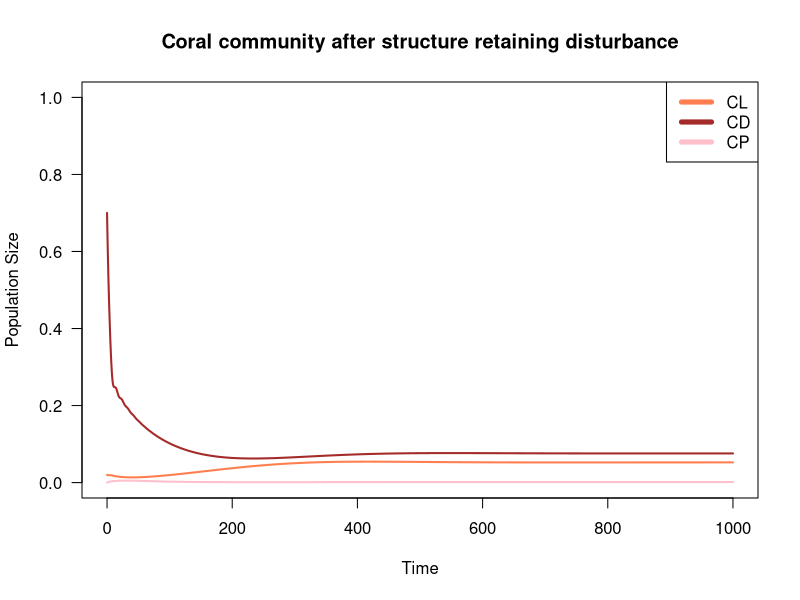
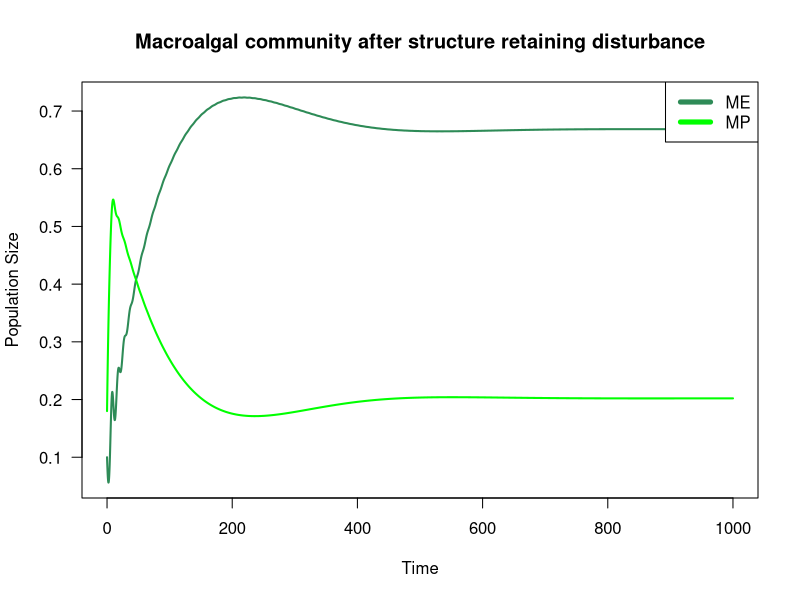
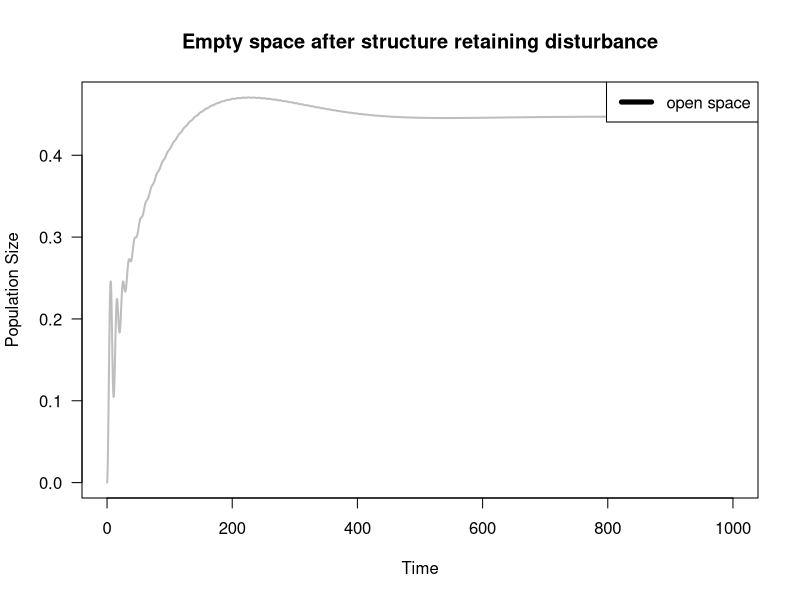
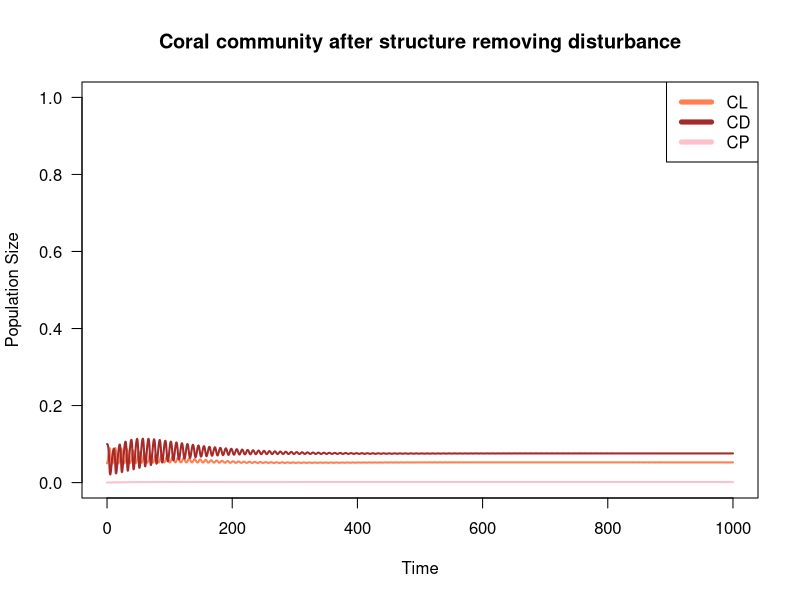
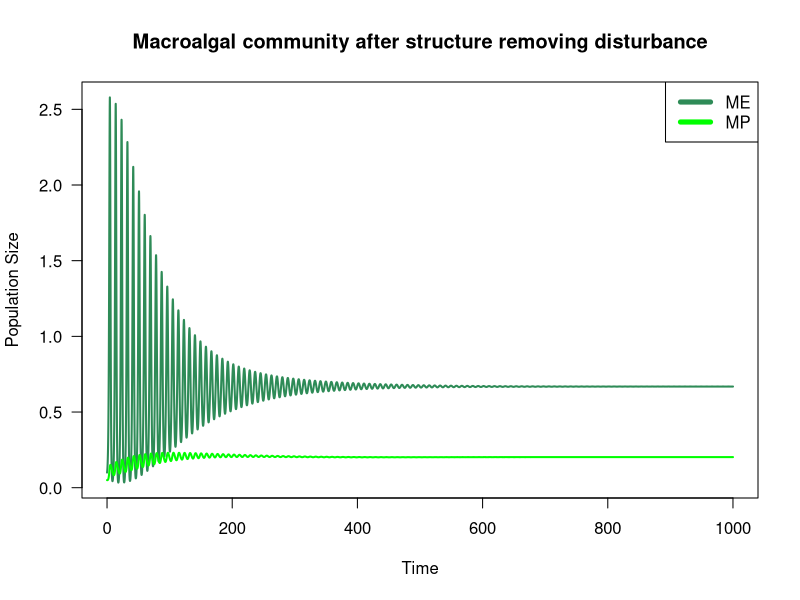
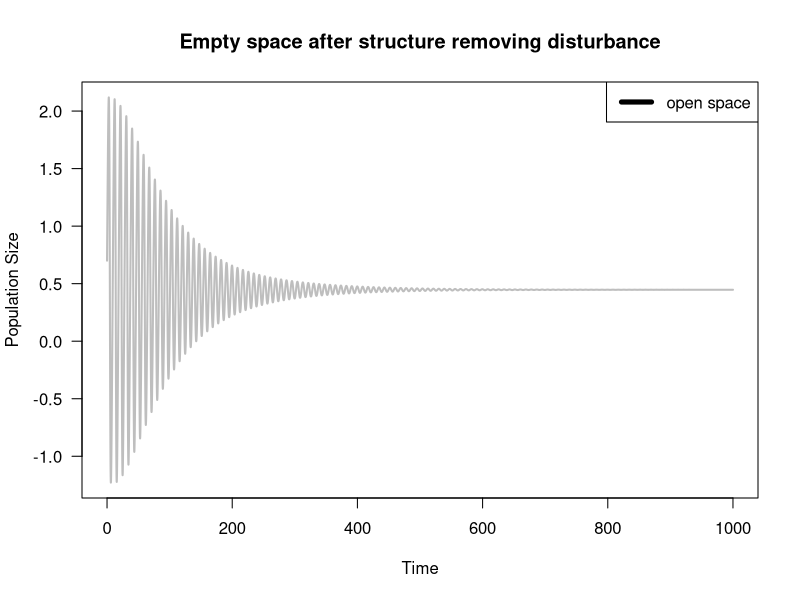
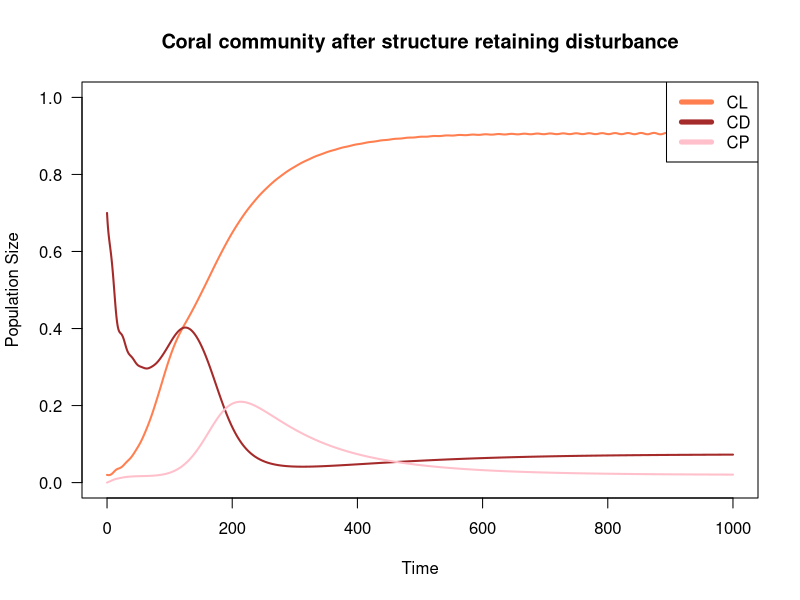
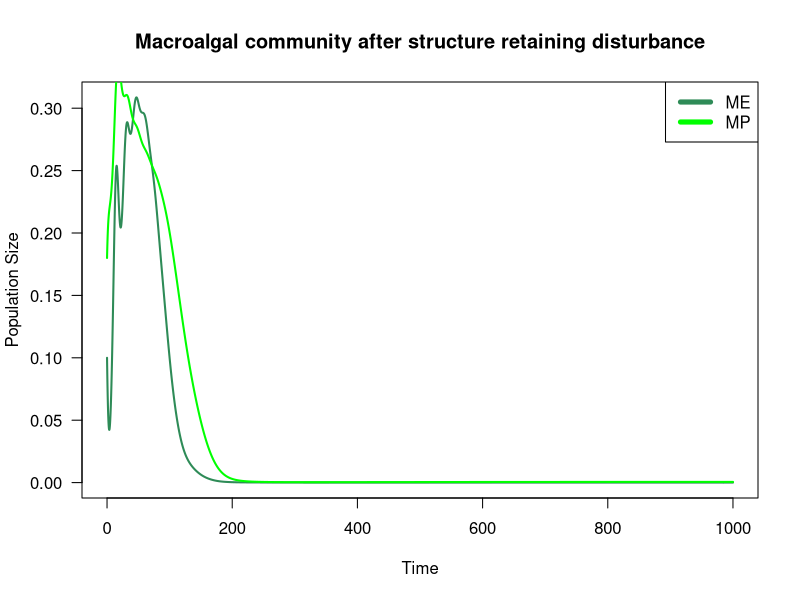

Generate these figures, in order, with R:
## ---- chunk 1
knitr::opts_chunk$set(echo = TRUE)
## ---- chunk 2
library(vegan)
## ---- chunk 3
#VARIABLES
#CL  #live coral on open substrate
#CD  #dead coral
#CP #Live coral on dead coral
#ME #Exposed macroalgae
#MP #Protected macroalgae
#S #Empty space; colonizable by coral or macroalgae

#PARAMETERS (change in proportional cover/year)
gc <- 0.1 #growth rate of coral
gm <- 0.6 #growth rate of macroalgae
gmc <- 0.06 #Overgrowth rate of macroalgae onto live coral
dc <- 0.001 #Death rate of coral
dm <- 0.05 #Senescence rate of macroalgae
e <- 0.01 #Erosion rate of dead coral
gammaC <- 0.001 #Open settlement rate of coral
settlement <- 1 #Multiplier for rate of coral settlement onto dead coral
gammaM <- 0.001 #Open settlement rate of macroalgae
h <- 0.3 #Ambient herbivory rate
p <- 0.5 #Algal protection; degree to which ambient herbivory is reduced for protected macroalgae

## ---- chunk 4
#change in proportional live coral on the reef over time (dCL/dt)
#equation_1 <- gc*CL*S + gammaC*S - gmc*CL*(ME+MP) - dc*CL 
## ---- chunk 5

#dCD/dt
#equation_2 <- dc*(CL+CP)+ MP*(h*(1-p)+dm)- gc*CP*CD-S*gammaC*CD-gm*CD*(ME+MP) - gammaM*CD- e*CD

## ---- chunk 6
#change in proportional cover of live coral growing on dead coral over time (dCP/dt)
#dCP/dt = GC* CP*CD + s*gammaC*CD - gmc*CP*(ME+MP) - dc*CP - e*CP
#equation_3 <- gc*CP*CD + settlement*gammaC*CD - gmc*CP*(ME + MP) - dc*CP - e*CP

## ---- chunk 7
#dME/dt= gm*ME*S + gammaM*S - ME(h+dm)
#equation_4 <- gm*ME*S + gammaM*S - ME*(h+dm)
## ---- chunk 8
#dMP/dt = gm*MP*CD +gm*ME*CD + gmc*CL(ME+MP) +gmc*CP*(ME+MP) + gammaM*CD - MP(h(1-p) +dm + e)
#equation_5 <- gm*MP*CD +gm*ME*CD + gmc*CL*(ME+MP) +gmc*CP*(ME+MP) + gammaM*CD - MP*(h*(1-p) +dm + e)
## ---- chunk 9
#S = 1 - CL - CD - CP - ME - MP
#equation_6 <- 1 - CL - CD - CP - ME - MP
## ---- chunk 10
#VARIABLES
#CL  #live coral on open substrate
#CD  #dead coral
#CP #Live coral on dead coral
#ME #Exposed macroalgae
#MP #Protected macroalgae
#S #Empty space; colonizable by coral or macroalgae

#PARAMETERS (change in proportional cover/year)
gc <- 0.1 #growth rate of coral
gm <- 0.6 #growth rate of macroalgae
gmc <- 0.06 #Overgrowth rate of macroalgae onto live coral
dc <- 0.001 #Death rate of coral
dm <- 0.05 #Senescence rate of macroalgae
e <- 0.01 #Erosion rate of dead coral
gammaC <- 0.001 #Open settlement rate of coral
settlement <- 1 #Multiplier for rate of coral settlement onto dead coral
gammaM <- 0.001 #Open settlement rate of macroalgae
h <- 0.3 #Ambient herbivory rate
p <- 0.5 #Algal protection; degree to which ambient herbivory is reduced for protected macroalgae
## ---- chunk 11
# create a vector of timesteps
tset1 <- seq(from = 0, to = 1000, length.out = 10005)

# create holding vectors and fill initial conditions - inital conditions represent proportional cover of the benthos
CL.simu1 <- NaN*tset1; CL.simu1[1] <- 0.02  #live coral
CD.simu1 <- NaN*tset1; CD.simu1[1] <- 0.7 #dead coral
CP.simu1 <- NaN*tset1; CP.simu1[1] <- 0 #live coral on dead coral
ME.simu1 <- NaN*tset1; ME.simu1[1] <- 0.1 #exposed macroalgae
MP.simu1 <- NaN*tset1; MP.simu1[1] <- 0.18 #protected macroalgae
S.simu1 <- NaN*tset1; S.simu1[1] <- 0 #empty space, not sure what to put here

# for each timestep
for(i in 2:length(tset1)){
  # calculate change in time
	dt <- tset1[i]-tset1[i-1]
	
	# store placeholder variables
	CL <- CL.simu1[i-1]
	CD <- CD.simu1[i-1]
	CP <- CP.simu1[i-1]
	ME <- ME.simu1[i-1]
	MP <- MP.simu1[i-1]
   S <- S.simu1[i-1]
	
	# calculate change in resource level and population size 
	dCL <- (gc*CL*S + gammaC*S - gmc*CL*(ME+MP) - dc*CL)*dt #equation 1
	dCD <- (dc*(CL+CP)+ MP*(h*(1-p)+dm) - gc*CP*CD - settlement*gammaC*CD - gm*CD*(ME+MP) - gammaM*CD - e*CD)*dt #equation 2
	dCP <- (gc*CP*CD + settlement*gammaC*CD - gmc*CP*(ME + MP) - dc*CP - e*CP)*dt #equation 3
	dME <- (gm*ME*S + gm*MP*S + gammaM*S - ME*(h+dm))*dt #equation 4
	dMP <- (gm*MP*CD + gm*ME*CD + gmc*CL*(ME+MP) + gmc*CP*(ME+MP) + gammaM*CD - MP*(h*(1-p) + dm + e))*dt #equation 5
   dS <- (1 - CL - CD - CP - ME - MP)*dt #can i do that??? #equation 6
	
	# calculate total size
	CL.simu1[i] <- CL + dCL
	CD.simu1[i] <- CD + dCD
	CP.simu1[i] <- CP + dCP
	ME.simu1[i] <- ME + dME
	MP.simu1[i] <- MP + dMP
	S.simu1[i] <- S + dS
}

#check loop worked
head(CL.simu1)
tail(MP.simu1)

## ---- chunk 12
#plot
# store colors for variables
CLcol <- 'coral'
CDcol <- 'brown'
CPcol <- 'pink'
MEcol <- 'seagreen'
MPcol <- 'green'
Scol <- 'gray'

# plot coral as a function of time
plot(x = tset1, y = CL.simu1,
     type = 'l', las = 1, lwd = 2, col = CLcol,
     ylim = c(0, 1),
     xlab = 'Time', ylab = 'Population Size',
     main = "Coral community after structure retaining disturbance")
 lines(x = tset1, y = CD.simu1,
      lwd = 2, col = CDcol)
 lines(x = tset1, y = CP.simu1,
      lwd = 2, col = CPcol )
 legend(x = 'topright', legend = c('CL', 'CD', 'CP'), lwd = 5, col = c(CLcol, CDcol, CPcol))

# plot population macroalgae as a function of time
plot(x = tset1, y = ME.simu1,
     type = 'l', las = 1, lwd = 2, col = MEcol,
     xlab = 'Time', ylab = 'Population Size',
     main = "Macroalgal community after structure retaining disturbance")
lines(x = tset1, y = MP.simu1,
      lwd = 2, col = MPcol)
legend(x = 'topright', legend = c('ME', 'MP'), lwd = 5, col = c(MEcol, MPcol))

# plot open space as a function of time
plot(x = tset1, y = S.simu1,
     type = 'l', las = 1, lwd = 2, col = "grey",
     xlab = 'Time', ylab = 'Population Size',
     main = "Empty space after structure retaining disturbance")
legend(x = 'topright', legend = c('open space'), lwd = 5)
## ---- chunk 13
# create a vector of timesteps
tset1 <- seq(from = 0, to = 1000, length.out = 10005)

# create holding vectors and fill initial conditions - inital conditions represent proportional cover of the benthos
CL.simu2 <- NaN*tset1; CL.simu2[1] <- 0.05  #live coral
CD.simu2 <- NaN*tset1; CD.simu2[1] <- 0.1 #dead coral
CP.simu2 <- NaN*tset1; CP.simu2[1] <- 0 #live coral on dead coral
ME.simu2 <- NaN*tset1; ME.simu2[1] <- 0.1 #exposed macroalgae
MP.simu2 <- NaN*tset1; MP.simu2[1] <- 0.05 #protected macroalgae
S.simu2 <- NaN*tset1; S.simu2[1] <- 0.7 #empty space, not sure what to put here

# for each timestep
for(i in 2:length(tset1)){
  # calculate change in time
	dt <- tset1[i]-tset1[i-1]
	
	# store placeholder variables
	CL <- CL.simu2[i-1]
	CD <- CD.simu2[i-1]
	CP <- CP.simu2[i-1]
	ME <- ME.simu2[i-1]
	MP <- MP.simu2[i-1]
   S <- S.simu2[i-1]
	
	# calculate change in resource level and population size 
	dCL <- (gc*CL*S + gammaC*S - gmc*CL*(ME+MP) - dc*CL)*dt #equation 1
	dCD <- (dc*(CL+CP)+ MP*(h*(1-p)+dm) - gc*CP*CD - settlement*gammaC*CD - gm*CD*(ME+MP) - gammaM*CD - e*CD)*dt #equation 2
	dCP <- (gc*CP*CD + settlement*gammaC*CD - gmc*CP*(ME + MP) - dc*CP - e*CP)*dt #equation 3
	dME <- (gm*ME*S + gm*MP*S + gammaM*S - ME*(h+dm))*dt #equation 4
	dMP <- (gm*MP*CD + gm*ME*CD + gmc*CL*(ME+MP) + gmc*CP*(ME+MP) + gammaM*CD - MP*(h*(1-p) + dm + e))*dt #equation 5
   dS <- (1 - CL - CD - CP - ME - MP)*dt #can i do that??? #equation 6
	
	# calculate total size
	CL.simu2[i] <- CL + dCL
	CD.simu2[i] <- CD + dCD
	CP.simu2[i] <- CP + dCP
	ME.simu2[i] <- ME + dME
	MP.simu2[i] <- MP + dMP
	S.simu2[i] <- S + dS
}

#check loop worked
head(CL.simu2)
tail(MP.simu2)

## ---- chunk 14
#plot
# store colors for variables
CLcol <- 'coral'
CDcol <- 'brown'
CPcol <- 'pink'
MEcol <- 'seagreen'
MPcol <- 'green'
Scol <- 'gray'

# plot coral as a function of time
plot(x = tset1, y = CL.simu2,
     type = 'l', las = 1, lwd = 2, col = CLcol,
     ylim = c(0, 1),
     xlab = 'Time', ylab = 'Population Size',
     main = "Coral community after structure removing disturbance")
 lines(x = tset1, y = CD.simu2,
      lwd = 2, col = CDcol)
 lines(x = tset1, y = CP.simu2,
      lwd = 2, col = CPcol )
 legend(x = 'topright', legend = c('CL', 'CD', 'CP'), lwd = 5, col = c(CLcol, CDcol, CPcol))

# plot population macroalgae as a function of time
plot(x = tset1, y = ME.simu2,
     type = 'l', las = 1, lwd = 2, col = MEcol,
     xlab = 'Time', ylab = 'Population Size',
     main = "Macroalgal community after structure removing disturbance")
lines(x = tset1, y = MP.simu2,
      lwd = 2, col = MPcol)
legend(x = 'topright', legend = c('ME', 'MP'), lwd = 5, col = c(MEcol, MPcol))

# plot open space as a function of time
plot(x = tset1, y = S.simu2,
     type = 'l', las = 1, lwd = 2, col = "grey",
     xlab = 'Time', ylab = 'Population Size',
     main = "Empty space after structure removing disturbance")
legend(x = 'topright', legend = c('open space'), lwd = 5)
## ---- chunk 15
#VARIABLES
#CL  #live coral on open substrate
#CD  #dead coral
#CP #Live coral on dead coral
#ME #Exposed macroalgae
#MP #Protected macroalgae
#S #Empty space; colonizable by coral or macroalgae

#PARAMETERS (change in proportional cover/year)
gc <- 0.1 #growth rate of coral
gm <- 0.3 #growth rate of macroalgae
gmc <- 0.06 #Overgrowth rate of macroalgae onto live coral
dc <- 0.001 #Death rate of coral
dm <- 0.05 #Senescence rate of macroalgae
e <- 0.01 #Erosion rate of dead coral
gammaC <- 0.001 #Open settlement rate of coral
settlement <- 1 #Multiplier for rate of coral settlement onto dead coral
gammaM <- 0.001 #Open settlement rate of macroalgae
h <- 0.3 #Ambient herbivory rate
p <- 0.5 #Algal protection; degree to which ambient herbivory is reduced for protected macroalgae
## ---- chunk 16
# create a vector of timesteps
tset1 <- seq(from = 0, to = 1000, length.out = 10005)

# create holding vectors and fill initial conditions - inital conditions represent proportional cover of the benthos
CL.simu3 <- NaN*tset1; CL.simu3[1] <- 0.02  #live coral
CD.simu3 <- NaN*tset1; CD.simu3[1] <- 0.7 #dead coral
CP.simu3 <- NaN*tset1; CP.simu3[1] <- 0 #live coral on dead coral
ME.simu3 <- NaN*tset1; ME.simu3[1] <- 0.1 #exposed macroalgae
MP.simu3 <- NaN*tset1; MP.simu3[1] <- 0.18 #protected macroalgae
S.simu3 <- NaN*tset1; S.simu3[1] <- 0 #empty space, not sure what to put here

# for each timestep
for(i in 2:length(tset1)){
  # calculate change in time
	dt <- tset1[i]-tset1[i-1]
	
	# store placeholder variables
	CL <- CL.simu3[i-1]
	CD <- CD.simu3[i-1]
	CP <- CP.simu3[i-1]
	ME <- ME.simu3[i-1]
	MP <- MP.simu3[i-1]
   S <- S.simu3[i-1]
	
	# calculate change in resource level and population size 
	dCL <- (gc*CL*S + gammaC*S - gmc*CL*(ME+MP) - dc*CL)*dt #equation 1
	dCD <- (dc*(CL+CP)+ MP*(h*(1-p)+dm) - gc*CP*CD - settlement*gammaC*CD - gm*CD*(ME+MP) - gammaM*CD - e*CD)*dt #equation 2
	dCP <- (gc*CP*CD + settlement*gammaC*CD - gmc*CP*(ME + MP) - dc*CP - e*CP)*dt #equation 3
	dME <- (gm*ME*S + gm*MP*S + gammaM*S - ME*(h+dm))*dt #equation 4
	dMP <- (gm*MP*CD + gm*ME*CD + gmc*CL*(ME+MP) + gmc*CP*(ME+MP) + gammaM*CD - MP*(h*(1-p) + dm + e))*dt #equation 5
   dS <- (1 - CL - CD - CP - ME - MP)*dt #can i do that??? #equation 6
	
	# calculate total size
	CL.simu3[i] <- CL + dCL
	CD.simu3[i] <- CD + dCD
	CP.simu3[i] <- CP + dCP
	ME.simu3[i] <- ME + dME
	MP.simu3[i] <- MP + dMP
	S.simu3[i] <- S + dS
}

#check loop worked
head(CL.simu3)
tail(MP.simu3)

## ---- chunk 17
#plot
# store colors for variables
CLcol <- 'coral'
CDcol <- 'brown'
CPcol <- 'pink'
MEcol <- 'seagreen'
MPcol <- 'green'
Scol <- 'gray'

# plot coral as a function of time
plot(x = tset1, y = CL.simu3,
     type = 'l', las = 1, lwd = 2, col = CLcol,
     ylim = c(0, 1),
     xlab = 'Time', ylab = 'Population Size',
     main = "Coral community after structure retaining disturbance")
 lines(x = tset1, y = CD.simu3,
      lwd = 2, col = CDcol)
 lines(x = tset1, y = CP.simu3,
      lwd = 2, col = CPcol )
 legend(x = 'topright', legend = c('CL', 'CD', 'CP'), lwd = 5, col = c(CLcol, CDcol, CPcol))

# plot population macroalgae as a function of time
plot(x = tset1, y = ME.simu3,
     type = 'l', las = 1, lwd = 2, col = MEcol,
     xlab = 'Time', ylab = 'Population Size',
     main = "Macroalgal community after structure retaining disturbance")
lines(x = tset1, y = MP.simu3,
      lwd = 2, col = MPcol)
legend(x = 'topright', legend = c('ME', 'MP'), lwd = 5, col = c(MEcol, MPcol))

# plot open space as a function of time
plot(x = tset1, y = S.simu3,
     type = 'l', las = 1, lwd = 2, col = "grey",
     xlab = 'Time', ylab = 'Population Size',
     main = "Empty space after structure retaining disturbance")
legend(x = 'topright', legend = c('open space'), lwd = 5)
